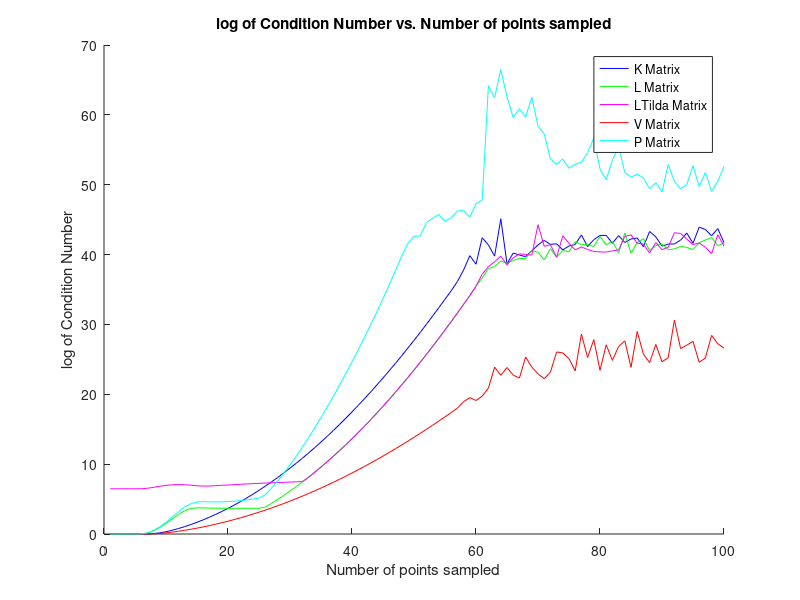

This figure's MATLAB source:
function [] = CompareCond()
clear all; close all; clc;

%fix K and take derivatives (taken from Palmer's code)
epsilon = 200;
K = @(x, point) exp(-epsilon.*(x-point).^2);
%D1K = @(x,center) ( -2.*epsilon.*(x-center).*K(x,center) );
D2K = @(x,center) ( 2.*epsilon.*(2.*epsilon.*((x-center).^2)-1).*K(x,center));

hold on;

Nstart = 1;
Nend = 100;

condPlotK = zeros(1, Nend - Nstart);
condPlotL = zeros(1, Nend - Nstart);
condPlotLTilda = zeros(1, Nend - Nstart);
condPlotV = zeros(1, Nend - Nstart);
condPlotP = zeros(1, Nend - Nstart);

for N = Nstart : 1 : Nend
    samplePoints = linspace(0, 1, N);
    temp = repmat(samplePoints, N, 1);
    %Kernel matrix
    KMatrix = K(temp', temp);
    
    %KMatrixTilda = [K(temp', temp) ones(N, 1) samplePoints';
    %                K(0, samplePoints) 1 0;
    %                K(1, samplePoints) 1 1;]

    %For this example, L = 2nd derivative
    LMatrix = D2K(temp', temp);
    LMatrixTilda = [D2K(temp', temp) zeros(N, 2);
               K(0, samplePoints) 1 0;
               K(1, samplePoints) 1 1];
    cond(KMatrix)
    condPlotK(N-Nstart+1) = cond(KMatrix);
    condPlotL(N-Nstart+1) = cond(LMatrix);
    condPlotLTilda(N-Nstart+1) = cond(LMatrixTilda);
    
    %%Newton Basis
    [B, VMatrix] = calculate_beta_v(KMatrix, N, samplePoints, K);
    condPlotV(N-Nstart+1) = cond(VMatrix);
    
    %P = L * M' = L * (K^-1 * V)' = L*(K\V)'
    PMatrix = LMatrix*(KMatrix\VMatrix)'; %may cause problems
    
    condPlotP(N-Nstart+1) = cond(PMatrix);

end

    plot(Nstart:1:Nend, log(condPlotK), 'b-')
    plot(Nstart:1:Nend, log(condPlotL), 'g-')
    plot(Nstart:1:Nend, log(condPlotLTilda), 'm-')
    plot(Nstart:1:Nend, log(condPlotV), 'r-')
    plot(Nstart:1:Nend, log(condPlotP), 'c-')
    
    title('log of Condition Number vs. Number of points sampled');
    legend('K Matrix', 'L Matrix', 'LTilda Matrix', 'V Matrix', 'P Matrix');
    ylabel('log of Condition Number');
    xlabel('Number of points sampled');

end


function [B, V] = calculate_beta_v(KM, N, xs, K)
% here we alternately calculate betas and vs since they depend on each
% other (see paper for relationship). B should be lower triangular,
% and V should be unit upper triangular s.t. KM = B*V
    B = zeros(N,N);
    V = eye(N);
    for c=1:(N-1)
        for i=c:N
            B(i,c) = calculate_single_beta(B,V,i,c,K,xs);
        end
        % not sure if this is bad when KM is ill-cond.
        V(1:c,c+1) = B(1:c,1:c)\KM(1:c,c+1);
    end
    B(N,N) = calculate_single_beta(B,V,N,N,K,xs);
end

function [res] = calculate_single_beta(B, V, i, j, K, xs)
res = K(xs(j), xs(i));
    for k=1:j-1
        res = res - B(i,k).*V(k,j);
    end
end